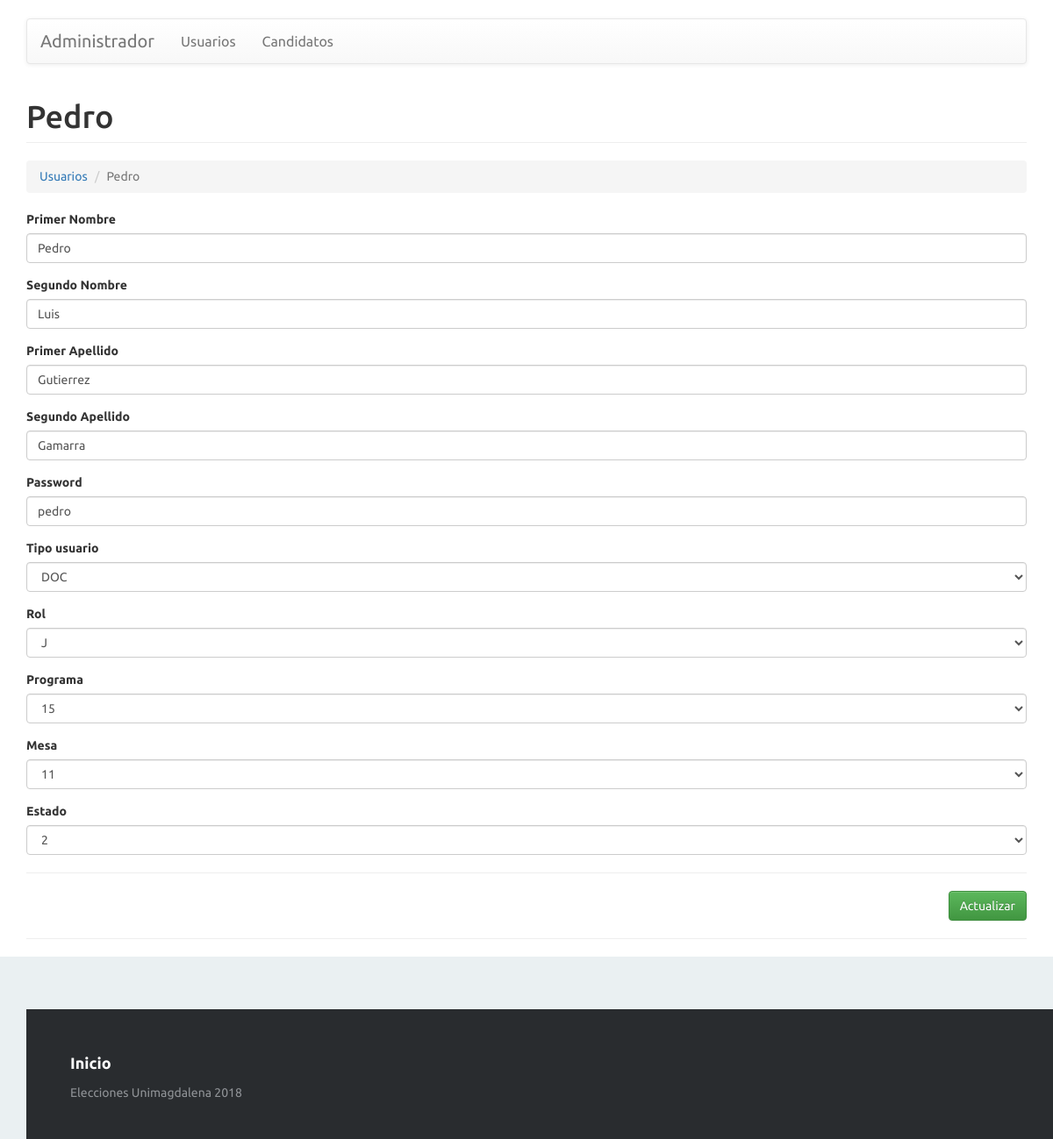
Page /view/indexUS.php?c=usuario&a=Crud&codigo=2003122122 (signed in) on the committed database.
### tables this page shows
CREATE TABLE `usuario` (
  `codigo` int(12) NOT NULL,
  `nombre1` varchar(30) NOT NULL,
  `nombre2` varchar(30) NOT NULL,
  `apellido1` varchar(30) NOT NULL,
  `apellido2` varchar(30) NOT NULL,
  `password` varchar(30) NOT NULL,
  `id_tipo_usuario` varchar(3) NOT NULL,
  `id_rol` varchar(1) NOT NULL,
  `id_programa` int(2) NOT NULL,
  `id_mesa` int(3) DEFAULT NULL,
  `id_estado_usuario` int(1) NOT NULL DEFAULT 1
);

### controller/usuario.controller.php (called while the page is built, shortened)
<?php
require_once '../model/usuario.php';
if(!isset($_SESSION["name"])){
    session_start();
    require_once '../view/error_usuarioUS.php';
  }else{
class UsuarioController{
    private $model;
    public function __CONSTRUCT(){
        $this->model = new usuario();
    }
    public function Crud(){
        $pvd = new usuario();
        if(isset($_REQUEST['codigo'])){
            $pvd = $this->model->Obtener($_REQUEST['codigo']);
        }
        require_once '../view/header.php';
        require_once '../view/usuario/usuario-editar.php';
        require_once '../view/footer.php';
  }
}
}
?>

### model/database.php (called while the page is built)
<?php
class Database
{
    public static function Conectar()
    {
        $pdo = new PDO('mysql:host=localhost;dbname=votaciones;charset=utf8', 'root', '');
        $pdo->setAttribute(PDO::ATTR_ERRMODE, PDO::ERRMODE_EXCEPTION);
        return $pdo;
    }
}
?>

### model/usuario.php (called while the page is built, shortened)
<?php
class usuario
{
	private $pdo;
	public function __CONSTRUCT()
	{
		try
		{
			$this->pdo = Database::Conectar();
		}
		catch(Exception $e)
		{
			die($e->getMessage());
		}
	}
	public function Obtener($codigo)
	{
		try
		{
			$stm = $this->pdo->prepare("SELECT * FROM usuario WHERE codigo = ?");
			$stm->execute(array($codigo));
			return $stm->fetch(PDO::FETCH_OBJ);
		} catch (Exception $e)
		{
			die($e->getMessage());
		}
	}
}

### view/usuario/usuario-editar.php (the view, shortened to what this page needs)
<h1 class="page-header">
    <?php echo $pvd->codigo != null ? $pvd->nombre1 : 'Nuevo Registro'; ?>
</h1>
<ol class="breadcrumb">
  <li><a href="?c=usuario">Usuarios</a></li>
  <li class="active"><?php echo $pvd->codigo != null ? $pvd->nombre1 : 'Nuevo Registro'; ?></li>
</ol>
<form id="frm-usuario" action="?c=usuario&a=Editar" method="post" enctype="multipart/form-data">
    <div class="form-group">
        <label>Primer Nombre</label>
        <input type="text" name="nombre1" value="<?php echo $pvd->nombre1; ?>" class="form-control" placeholder="Ingrese primer nombre" data-validacion-tipo="requerido|min:1" />
    </div>
    <div class="form-group">
        <label>Segundo Nombre</label>
        <input type="text" name="nombre2" value="<?php echo $pvd->nombre2; ?>" class="form-control" placeholder="Ingrese segundo nombre" data-validacion-tipo="requerido|min:1" />
    </div>
    <div class="form-group">
        <label>Primer Apellido</label>
        <input type="text" name="apellido1" value="<?php echo $pvd->apellido1; ?>" class="form-control" placeholder="Ingrese primer apellido" data-validacion-tipo="requerido|min:1" />
    </div>
	<div class="form-group">
        <label>Segundo Apellido</label>
        <input type="text" name="apellido2" value="<?php echo $pvd->apellido2; ?>" class="form-control" placeholder="Ingrese segundo apellido" data-validacion-tipo="requerido|min:1" />
    </div>
	<div class="form-group">
        <label>Password</label>
        <input type="text" name="password" value="<?php echo $pvd->password; ?>" class="form-control" placeholder="Ingrese password" data-validacion-tipo="requerido|min:5" />
    </div>
	<div class="form-group">
        <label>Tipo usuario</label><br>
			<select class="form-control form-control-sm" name="id_tipo_usuario" value="<?php echo $pvd->id_tipo_usuario; ?>" data-validacion-tipo="requerido|min:1">
				<option><?php echo $pvd->id_tipo_usuario; ?></option>
			</select>
    </div>
	<div class="form-group">
        <label>Rol</label><br>
			<select class="form-control form-control-sm" name="id_rol" value="<?php echo $pvd->id_rol; ?>" data-validacion-tipo="requerido|min:1">
				<option><?php echo $pvd->id_rol; ?></option>
			</select>
    </div>
	<div class="form-group">
        <label>Programa</label><br>
			<select class="form-control form-control-sm" name="id_programa" value="<?php echo $pvd->id_programa; ?>" data-validacion-tipo="requerido|min:1">
				<option><?php echo $pvd->id_programa; ?></option>
			</select>
    </div>
	<div class="form-group">
        <label>Mesa</label><br>
			<select class="form-control form-control-sm" name="id_mesa" value="<?php echo $pvd->id_mesa; ?>" data-validacion-tipo="requerido|min:1">
				<option><?php echo $pvd->id_mesa; ?></option>
			</select>
    </div>
	<div class="form-group">
        <label>Estado</label><br>
			<select class="form-control form-control-sm" name="id_estado_usuario" value="<?php echo $pvd->id_estado_usuario; ?>" data-validacion-tipo="requerido|min:1">
				<option><?php echo $pvd->id_estado_usuario; ?></option>
			</select>
    </div>
    <hr />
    <div class="text-right">
        <button class="btn btn-success">Actualizar</button>
    </div>
</form>

### assets/css/demo.css (style rules this page uses)
* { padding:0; margin:0; }
html { background-color: #eaf0f2; }
body { font:14px/1.5 Arial, Helvetica, sans-serif; }

### view/header.php (style rules this page uses)
* { font-family: 'Ubuntu', sans-serif; }

### rows in the picture
usuario: nombre1 "Pedro", nombre2 "Luis", apellido1 "Gutierrez", apellido2 "Gamarra", password "pedro", id_tipo_usuario "DOC", id_rol "J", id_programa "15", id_mesa "11", id_estado_usuario "2"
